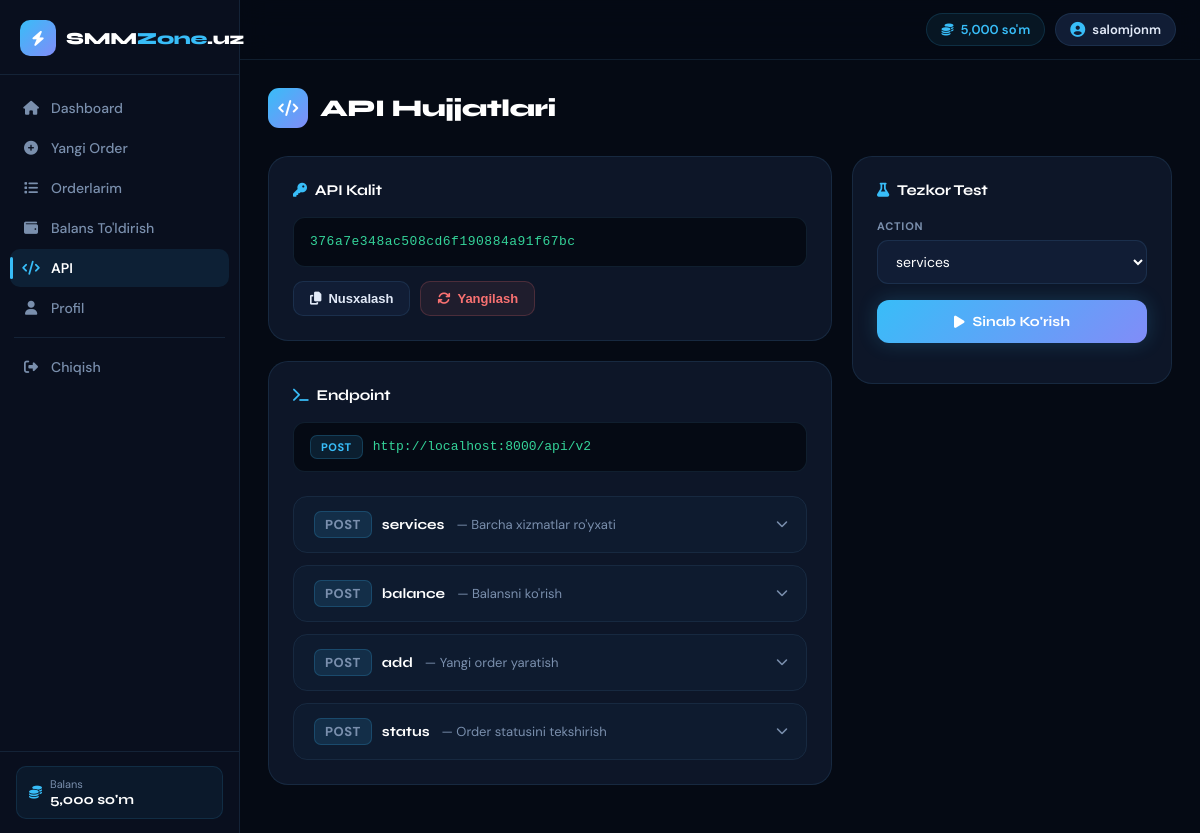
The app's page /api-docs (signed in) with its own data.
### tables this page shows
CREATE TABLE users (
    id           INTEGER PRIMARY KEY AUTOINCREMENT,
    username     TEXT UNIQUE NOT NULL,
    email        TEXT UNIQUE NOT NULL,
    password     TEXT NOT NULL,
    balance      REAL DEFAULT 0,
    role         TEXT DEFAULT 'user',
    api_key      TEXT UNIQUE,
    total_spent  REAL DEFAULT 0,
    total_orders INTEGER DEFAULT 0,
    ref_code     TEXT UNIQUE,
    referred_by  INTEGER,
    ref_earnings REAL DEFAULT 0,
    is_active    INTEGER DEFAULT 1,
    created_at   TEXT DEFAULT (datetime('now'))
);

### services/user_service.py (the view)
@user_bp.route("/api-docs")
@login_required
def api_docs():
    u = current_user()
    return render_template("api.html", user=r2d(u), site_url=Config.SITE_URL)

### database/db.py (called while the page is built)
def get_db():
    if "db" not in g:
        g.db = sqlite3.connect(DATABASE)
        g.db.row_factory = sqlite3.Row
    return g.db

def r2d(row):
    if row is None:
        return None
    return dict(row)

### main.py (called while the page is built)
@app.context_processor
def inject_globals():
    user_balance = 0
    if "user_id" in session:
        db = get_db()
        u  = db.execute("SELECT balance FROM users WHERE id=?", (session["user_id"],)).fetchone()
        if u: user_balance = u["balance"]
        session["balance"] = user_balance
    return {"site_name": Config.SITE_NAME, "user_balance": user_balance}

### services/user_service.py (called while the page is built)
def current_user():
    db = get_db()
    return db.execute("SELECT * FROM users WHERE id=?", (session["user_id"],)).fetchone()

### templates/api.html (shortened to what this page needs)
{% extends "base.html" %}
{% block content %}
<div class="page-header">
  <h1 class="page-title">
    <div class="page-title-icon"><i class="fas fa-code"></i></div>
    API Hujjatlari
  </h1>
</div>
<div class="api-grid">
  <div>
    <div class="api-card">
      <div class="api-card-title"><i class="fas fa-key"></i> API Kalit</div>
      <div class="key-box" id="api-key-val">{{ user.api_key }}</div>
      <div class="key-actions">
        <button class="btn-copy" id="copy-key-btn" onclick="copyApiKey()">
          <i class="fas fa-copy"></i> Nusxalash
        </button>
        <form method="POST" action="/profile/regen-key"
              onsubmit="return confirm('Diqqat! Eski key ishlamay qoladi. Davom etasizmi?')">
          <button type="submit" class="btn-regen">
            <i class="fas fa-sync"></i> Yangilash
          </button>
        </form>
      </div>
    </div>
    <div class="api-card">
      <div class="api-card-title"><i class="fas fa-terminal"></i> Endpoint</div>
      <div class="endpoint-url">
        <span class="method-badge method-post">POST</span>
        <code>{{ site_url }}/api/v2</code>
      </div>
      {% for action, desc, params, example in [
        ('services', 'Barcha xizmatlar ro\'yxati',
         [('key','API kalit'),('action','services')],
         '{\n  "services": [\n    {\n      "service": 1,\n      "name": "Instagram Followers",\n      "rate": 500,\n      "min": 100,\n      "max": 50000\n    }\n  ]\n}'),
        ('balance', 'Balansni ko\'rish',
         [('key','API kalit'),('action','balance')],
         '{\n  "balance": "15000",\n  "currency": "UZS"\n}'),
        ('add', 'Yangi order yaratish',
         [('key','API kalit'),('action','add'),('service','Service ID'),('link','Havola'),('quantity','Miqdor')],
         '{\n  "order": 12345\n}'),
        ('status', 'Order statusini tekshirish',
         [('key','API kalit'),('action','status'),('order','Order ID')],
         '{\n  "status": "Processing",\n  "start_count": "0",\n  "remains": "950",\n  "charge": "500"\n}'),
      ] %}
      <div class="api-section" id="sec-{{ action }}">
        <div class="api-section-header" onclick="toggleSection('{{ action }}')">
          <span class="method-badge method-post">POST</span>
          <b>{{ action }}</b>
          <span>— {{ desc }}</span>
          <i class="fas fa-chevron-down toggle-icon"></i>
        </div>
      </div>
    </div>
  </div>
  <div class="sidebar-card">
    <div class="api-card-title" style="margin-bottom:20px"><i class="fas fa-flask"></i> Tezkor Test</div>
    <div class="form-group">
      <label class="form-label">Action</label>
      <select class="form-control" id="test-action">
        <option value="services">services</option>
      </select>
    </div>
    <button class="btn-run" onclick="testApi()">
      <i class="fas fa-play"></i> Sinab Ko'rish
    </button>
  </div>
</div>
{% endblock %}

### templates/base.html (shortened to what this page needs)
<!DOCTYPE html>
<html lang="uz">
<head>
<link rel="stylesheet" href="https://cdnjs.cloudflare.com/ajax/libs/font-awesome/6.5.0/css/all.min.css">
</head>
<body class="{% block body_class %}{% endblock %}">
{% if 'user_id' in session %}
<div class="sidebar" id="sidebar">
  <a href="/dashboard" class="sidebar-brand">
    <div class="brand-icon"><i class="fas fa-bolt"></i></div>
    <div class="brand-name">SMM<span>Zone</span>.uz</div>
  </a>
  <nav class="sidebar-nav">
    <a href="/dashboard" class="nav-item {% if request.path == '/dashboard' %}active{% endif %}">
      <i class="fas fa-home"></i><span>Dashboard</span>
    </a>
    <a href="/new-order" class="nav-item {% if request.path == '/new-order' %}active{% endif %}">
      <i class="fas fa-plus-circle"></i><span>Yangi Order</span>
    </a>
    <a href="/orders" class="nav-item {% if request.path == '/orders' %}active{% endif %}">
      <i class="fas fa-list"></i><span>Orderlarim</span>
    </a>
    <a href="/add-funds" class="nav-item {% if request.path == '/add-funds' %}active{% endif %}">
      <i class="fas fa-wallet"></i><span>Balans To'ldirish</span>
    </a>
    <a href="/api-docs" class="nav-item {% if request.path == '/api-docs' %}active{% endif %}">
      <i class="fas fa-code"></i><span>API</span>
    </a>
    <a href="/profile" class="nav-item {% if request.path == '/profile' %}active{% endif %}">
      <i class="fas fa-user"></i><span>Profil</span>
    </a>
    <div class="nav-divider"></div>
    <a href="/logout" class="nav-item logout">
      <i class="fas fa-sign-out-alt"></i><span>Chiqish</span>
    </a>
  </nav>
  <div class="sidebar-footer">
    <div class="sidebar-balance">
      <i class="fas fa-coins"></i>
      <div>
        <div class="sidebar-balance-label">Balans</div>
        <div class="sidebar-balance-val">{{ "{:,.0f}".format(session.get('balance', 0)) }} so'm</div>
      </div>
    </div>
  </div>
</div>
<div class="main-wrap">
  <header class="topbar">
    <div class="topbar-right">
      <div class="balance-badge">
        <i class="fas fa-coins"></i>
        <span id="balance-display">{{ "{:,.0f}".format(session.get('balance', 0)) }} so'm</span>
      </div>
      <a href="/profile" class="user-badge">
        <i class="fas fa-user-circle"></i>
        {{ session.username }}
      </a>
    </div>
  </header>
  <main class="content">
    {% block content %}{% endblock %}
  </main>
</div>
{% else %}
{% block auth_content %}{% endblock %}
{% endif %}
</body>
</html>

### templates/base.html (style rules this page uses)
*, *::before, *::after { box-sizing: border-box; margin: 0; padding: 0; }
:root { --bg: #050a14; --bg2: #090f1e; --card: #0d1628; --card2: #111d35; --border: rgba(99,179,237,0.12); --accent: #38bdf8; --accent2: #818cf8; --accent3: #34d399; --text: #e2eaf8; --muted: #7a8fad; --white: #ffffff; --grad: linear-gradient(135deg, #38bdf8, #818cf8); --sidebar-w: 240px; --topbar-h: 60px; }
html { scroll-behavior: smooth; }
body { font-family: 'DM Sans', sans-serif; background: var(--bg); color: var(--text); min-height: 100vh; }
.sidebar { position: fixed; top: 0; left: 0; bottom: 0; width: var(--sidebar-w); background: var(--bg2); border-right: 1px solid var(--border); display: flex; flex-direction: column; z-index: 200; transition: transform 0.3s ease; }
.sidebar-brand { display: flex; align-items: center; gap: 10px; padding: 20px 20px 18px; border-bottom: 1px solid var(--border); text-decoration: none; flex-shrink: 0; }
.brand-icon { width: 36px; height: 36px; background: var(--grad); border-radius: 10px; display: flex; align-items: center; justify-content: center; font-size: 15px; color: #fff; flex-shrink: 0; }
.brand-name { font-family: 'Syne', sans-serif; font-size: 17px; font-weight: 800; color: var(--white); letter-spacing: -0.3px; }
.brand-name span { color: var(--accent); }
.sidebar-nav { flex: 1; overflow-y: auto; padding: 14px 10px; display: flex; flex-direction: column; gap: 2px; }
.nav-item { display: flex; align-items: center; gap: 11px; padding: 10px 12px; border-radius: 10px; font-size: 14px; font-weight: 500; color: var(--muted); text-decoration: none; transition: all 0.2s ease; position: relative; }
.nav-item i { width: 18px; text-align: center; font-size: 14px; transition: color 0.2s; }
.nav-item.active { background: rgba(56,189,248,0.1); color: var(--white); font-weight: 600; }
.nav-item.active i { color: var(--accent); }
.nav-item.active::before { content: ''; position: absolute; left: 0; top: 20%; bottom: 20%; width: 3px; border-radius: 2px; background: var(--accent); }
.nav-divider { height: 1px; background: var(--border); margin: 8px 4px; }
.sidebar-footer { padding: 14px 16px; border-top: 1px solid var(--border); flex-shrink: 0; }
.sidebar-balance { display: flex; align-items: center; gap: 8px; padding: 10px 12px; background: rgba(56,189,248,0.06); border: 1px solid rgba(56,189,248,0.12); border-radius: 10px; }
.sidebar-balance i { color: var(--accent); font-size: 13px; }
.sidebar-balance-label { font-size: 11px; color: var(--muted); }
.sidebar-balance-val { font-family: 'Syne', sans-serif; font-size: 14px; font-weight: 700; color: var(--white); }
.main-wrap { margin-left: var(--sidebar-w); min-height: 100vh; display: flex; flex-direction: column; }
.topbar { height: var(--topbar-h); position: sticky; top: 0; z-index: 100; background: rgba(5,10,20,0.85); backdrop-filter: blur(14px); border-bottom: 1px solid var(--border); display: flex; align-items: center; padding: 0 24px; gap: 12px; }
.topbar-right { margin-left: auto; display: flex; align-items: center; gap: 10px; }
.balance-badge { display: flex; align-items: center; gap: 7px; padding: 7px 14px; background: rgba(56,189,248,0.07); border: 1px solid rgba(56,189,248,0.15); border-radius: 100px; font-size: 13px; font-weight: 600; color: var(--accent); cursor: default; }
.balance-badge i { font-size: 12px; }
.user-badge { display: flex; align-items: center; gap: 7px; padding: 7px 14px; background: var(--card2); border: 1px solid var(--border); border-radius: 100px; font-size: 13px; font-weight: 600; color: var(--text); text-decoration: none; transition: all 0.2s; }
.user-badge i { color: var(--accent); font-size: 15px; }
.content { flex: 1; padding: 28px 28px 48px; }

### records on screen
users: balance "5,000", username "salomjonm", api_key "376a7e348ac508cd6f190884a91f67bc"

### other values on screen
{{ site_url }} "http://localhost:8000"
{{ action }} "services" "balance" "add" "status"
{{ desc }} "Barcha xizmatlar ro'yxati" "Balansni ko'rish" "Yangi order yaratish" "Order statusini tekshirish"
